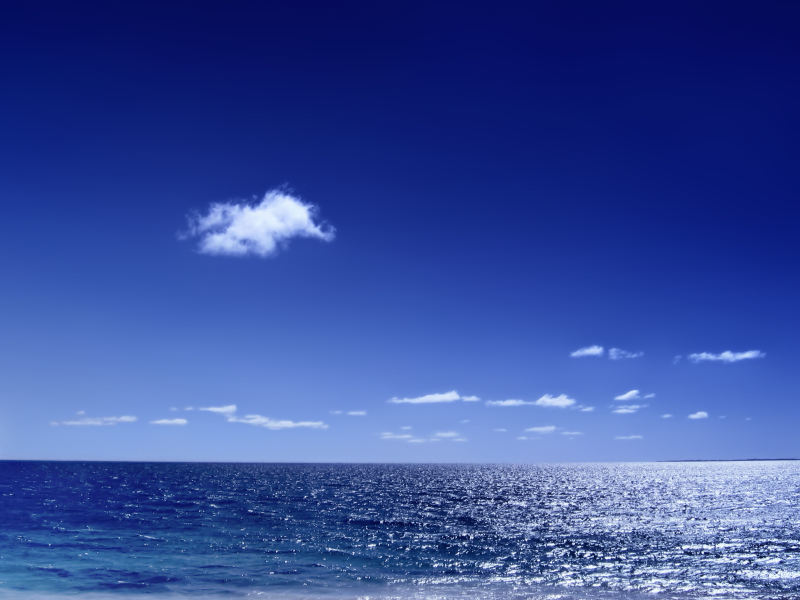
#> input picture Practica7/Imagenes_utilizadas/R.jpg, 1600 x 1200 px, found by its file name (shown at 1/2 size)
$ python programa_viejo.py
#> lines starting #> are read from the running program, lines starting #| are printed output that depends on the picture
import cv2
import numpy as np
import random

# ==========================================
# 1. MODELO DEL PERCEPTRÓN
# ==========================================
class ModeloPerceptron:
    def __init__(self, X, C_objetivo, eta, w_inicial):
        self.X = np.array(X)
        self.C_objetivo = np.array(C_objetivo)
        self.eta = eta
        self.W = np.array(w_inicial, dtype=float)

    def entrenar(self):
        iteracion = 0
        ha_convergido = False
        num_patrones = len(self.X)

        print("\n--- Iniciando Entrenamiento del Perceptrón ---")
        while not ha_convergido and iteracion < 1000:
            iteracion += 1
            errores = 0

            for i in range(num_patrones):
                x = self.X[i]
                c = self.C_objetivo[i]

                # Cálculo de Net (Producto punto)
                red = np.dot(self.W, x)

                # REGLA ESTRICTA
                if c == 0 and red >= 0:
                    errores += 1
                    self.W = self.W - (self.eta * x)
                elif c == 1 and red <= 0:
                    errores += 1
                    self.W = self.W + (self.eta * x)

            if errores == 0:
                ha_convergido = True

        return ha_convergido, iteracion, self.W

# ==========================================
# 2. PROCESAMIENTO Y SEGMENTACIÓN DE IMAGEN
# ==========================================
def main():
    # 1. Cargar y redimensionar la imagen
    ruta_imagen = 'R.jpg' # CAMBIA ESTO POR EL NOMBRE DE TU IMAGEN
    img = cv2.imread(ruta_imagen)
#> img is the input picture: shape (1200, 1600, 3); mean B, G, R 155.8, 77.4, 54.3

    if img is None:
        print(f"Error: No se pudo cargar la imagen {ruta_imagen}")
        return

    alto_maximo = 600
    alto_original, ancho_original = img.shape[:2]
#> alto_original = 1200; ancho_original = 1600
    if alto_original > alto_maximo:
        proporcion = alto_maximo / float(alto_original)
#> proporcion = 0.5
        nuevo_ancho = int(ancho_original * proporcion)
#> nuevo_ancho = 800
        img = cv2.resize(img, (nuevo_ancho, alto_maximo))
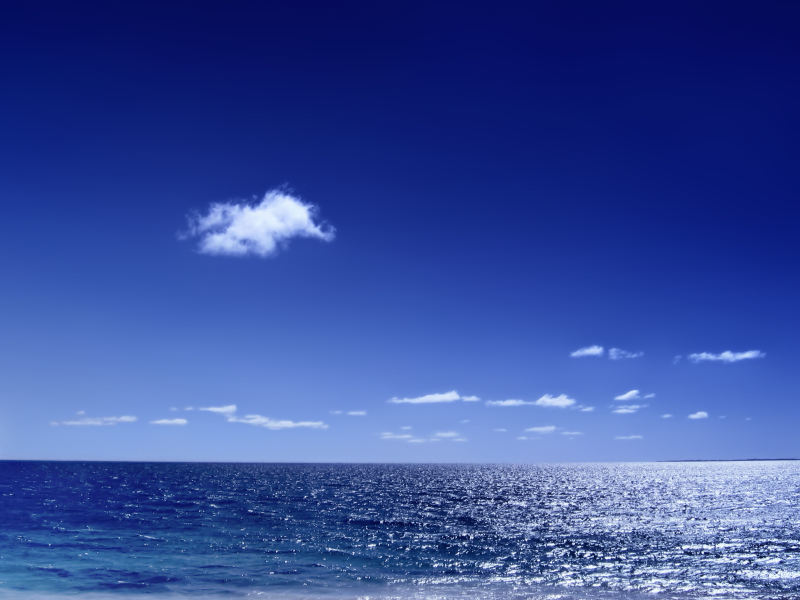
#> img: shape (600, 800, 3); mean B, G, R 155.9, 77.5, 54.4

    img_display = img.copy()

    # 2. Configuración Inicial
    print("=== CONFIGURACIÓN DEL PERCEPTRÓN ===")
    eta = float(input("Ingresa la tasa de aprendizaje (ej. 0.1): "))
#> the answer given: 1

    # Bucle para asegurar que siempre se ingresen exactamente 4 pesos
    while True:
        w_input = input("Ingresa los 4 pesos iniciales separados por espacio (ej. 0 0 0 0): ")
        w_inicial = [float(x) for x in w_input.split()]

        if len(w_inicial) == 4:
            break # Si son 4, salimos del bucle y continuamos
        else:
            print(f"Error: Ingresaste {len(w_inicial)} valores. Deben ser exactamente 4. Inténtalo de nuevo.")

    num_clases = int(input("¿Cuántas clases vas a seleccionar? (Ingresa 2): "))
    if num_clases != 2:
        num_clases = 2

    X_entrenamiento = []
    Y_entrenamiento = []

    # Colores en formato BGR de OpenCV: (Azul, Verde, Rojo)
    # Clase 0: Rojo, Clase 1: Azul
    colores_bgr = [(0, 0, 255), (255, 0, 0)]

    # 3. Selección de Ventanas y Extracción de Características
    for clase_id in range(num_clases):
        print(f"\n--- Clase {clase_id} ---")
        puntos_por_ventana = int(input(f"¿Cuántos representantes (descriptores) quieres para la Clase {clase_id}?: "))

        print("Dibuja un rectángulo con el mouse y presiona 'ENTER' para confirmar.")
        roi = cv2.selectROI("Seleccion de Ventanas", img_display, fromCenter=False, showCrosshair=True)
        cv2.destroyWindow("Seleccion de Ventanas")

        x_min, y_min, ancho, alto = roi

        # Dibujar el rectángulo
        cv2.rectangle(img_display, (x_min, y_min), (x_min+ancho, y_min+alto), colores_bgr[clase_id], 2)

        # Generar puntos aleatorios y extraer color
        for _ in range(puntos_por_ventana):
            rand_x = random.randint(x_min, x_min + ancho - 1)
            rand_y = random.randint(y_min, y_min + alto - 1)

            # Dibujar el punto en la imagen
            cv2.circle(img_display, (rand_x, rand_y), 3, colores_bgr[clase_id], -1)

            b, g, r = img[rand_y, rand_x]

            # Normalización
            r_norm = r / 255.0
            g_norm = g / 255.0
            b_norm = b / 255.0
            bias = 1.0

            X_entrenamiento.append([r_norm, g_norm, b_norm, bias])
            Y_entrenamiento.append(clase_id)

    # Mostrar la imagen original con las ventanas y puntos
    cv2.imshow("Original con Muestras", img_display)
    cv2.waitKey(500) # Pausa breve antes de entrenar

    # 4. Entrenamiento
    perceptron = ModeloPerceptron(X_entrenamiento, Y_entrenamiento, eta, w_inicial)
    exito, iteraciones, pesos_finales = perceptron.entrenar()

    if exito:
        print(f"\n¡ÉXITO! El perceptrón convergió en {iteraciones} iteraciones.")
        print(f"Pesos finales (W): {pesos_finales}")

        # ==========================================
        # 5. SEGMENTACIÓN DE TODA LA IMAGEN (TIPO MÁSCARA)
        # ==========================================
        print("Clasificando la imagen completa. Por favor espera un momento...")

        # Separar canales de la imagen completa y normalizarlos
        b = img[:, :, 0] / 255.0
        g = img[:, :, 1] / 255.0
        r = img[:, :, 2] / 255.0

        # Calcular el producto punto (Net) para toda la matriz de la imagen a la vez
        # W[0]*R + W[1]*G + W[2]*B + W[3]*Bias
        net_imagen = (pesos_finales[0] * r) + (pesos_finales[1] * g) + (pesos_finales[2] * b) + pesos_finales[3]

        # Crear una imagen negra del mismo tamaño que la original
        img_segmentada = np.zeros_like(img)

        # Según la regla del perceptrón:
        # Clase 0 (Rojo) fue forzada a tener valores Net negativos (<= 0)
        # Clase 1 (Azul) fue forzada a tener valores Net positivos (> 0)
        img_segmentada[net_imagen <= 0] = colores_bgr[0] # Pintar de Rojo
        img_segmentada[net_imagen > 0] = colores_bgr[1]  # Pintar de Azul

        # Mostrar los resultados
        cv2.imshow("Imagen Segmentada por el Perceptron", img_segmentada)
        print("Presiona cualquier tecla en las ventanas de las imágenes para salir.")
        cv2.waitKey(0)
        cv2.destroyAllWindows()

    else:
        print(f"\nEl perceptrón no convergió tras {iteraciones} iteraciones. Clases no separables.")
        cv2.destroyAllWindows()

if __name__ == '__main__':
#> (the run stopped early here; a loop or call above may not have finished)
